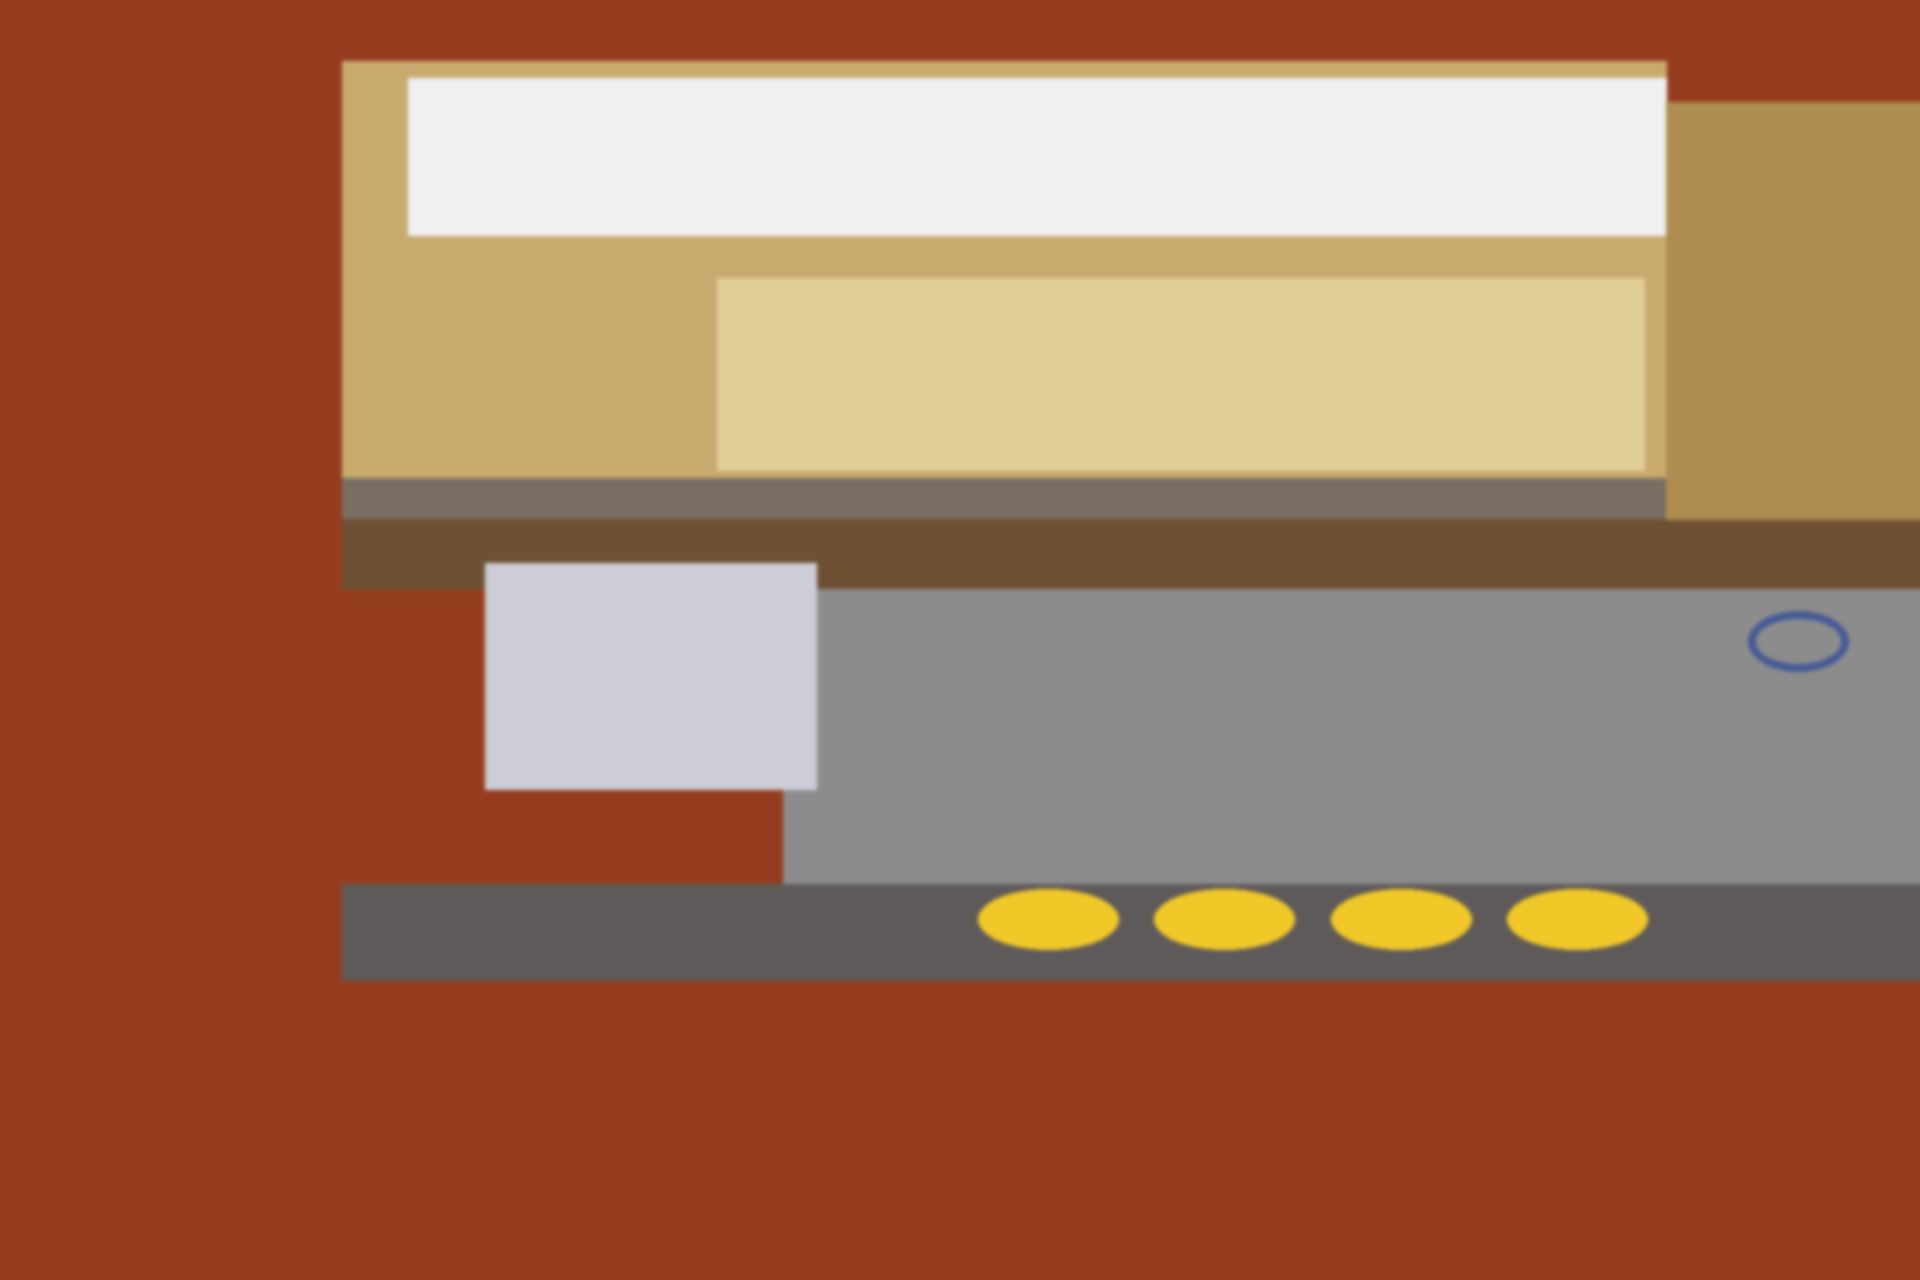

Source code (Python):
"""Depth paint-over, step 1: a rough zone sketch of the west end of the battlefield on the view plane (same
framing as tiles.gd tile 0: u -115.5..-28.5, v -25..33 in 1920x1280), giving the image model only where the
big zones must be. Everything inside the zones is left to the model. Writes sketch.png."""
import math, os
from PIL import Image, ImageDraw, ImageFilter

HERE = os.path.dirname(os.path.abspath(__file__))
U0, U1, V0, V1, W, H = -115.5, -28.5, -25.0, 33.0, 1920, 1280
R = math.radians(52.0)


def px(x, y, z):
    v = y * math.cos(R) - z * math.sin(R)
    return ((x - U0) / (U1 - U0) * W, (V1 - v) / (V1 - V0) * H)


def quad(d, x0, x1, z0, z1, y, col):
    a, b = px(x0, y, z0), px(x1, y, z1)
    d.rectangle((min(a[0], b[0]), min(a[1], b[1]), max(a[0], b[0]), max(a[1], b[1])), fill=col)


im = Image.new("RGB", (W, H), (150, 60, 30))  # forest
d = ImageDraw.Draw(im)
quad(d, -100, -40, -36, -12, 3.0, (200, 170, 110))  # plateau top: war camp
# plateau front cliff face (vertical, from y 3 down to 0 at z -12)
a, b = px(-100, 3.0, -12), px(-40, 0.0, -12)
d.rectangle((a[0], a[1], b[0], b[1]), fill=(120, 110, 100))
quad(d, -83, -41, -23.5, -12.5, 3.0, (225, 205, 150))  # building ground (the plots)
quad(d, -97, -40, -35, -26, 3.0, (240, 240, 240))  # tents
quad(d, -100, -20, -12, -8, 0.0, (110, 80, 50))  # verge and trench line above the road
quad(d, -40, -20, -36, -12, 0.0, (175, 140, 80))  # open meadow east of the plateau
quad(d, -80, -20, -8, 9, 0.0, (140, 140, 140))  # the road
quad(d, -93.5, -78.5, -9.5, 3.5, 0.0, (205, 205, 215))  # keep courtyard
quad(d, -100, -20, 9, 14.5, 0.0, (95, 90, 90))  # rocky verge with gold
for x in (-68, -60, -52, -44):
    c = px(x, 0.0, 11)
    d.ellipse((c[0] - 70, c[1] - 30, c[0] + 70, c[1] + 30), fill=(240, 200, 40))
c = px(-34, 0.0, -5)
d.ellipse((c[0] - 50, c[1] - 30, c[0] + 50, c[1] + 30), outline=(70, 90, 150), width=8)  # banner circle
im.filter(ImageFilter.GaussianBlur(2)).save(f"{HERE}/sketch.png")
